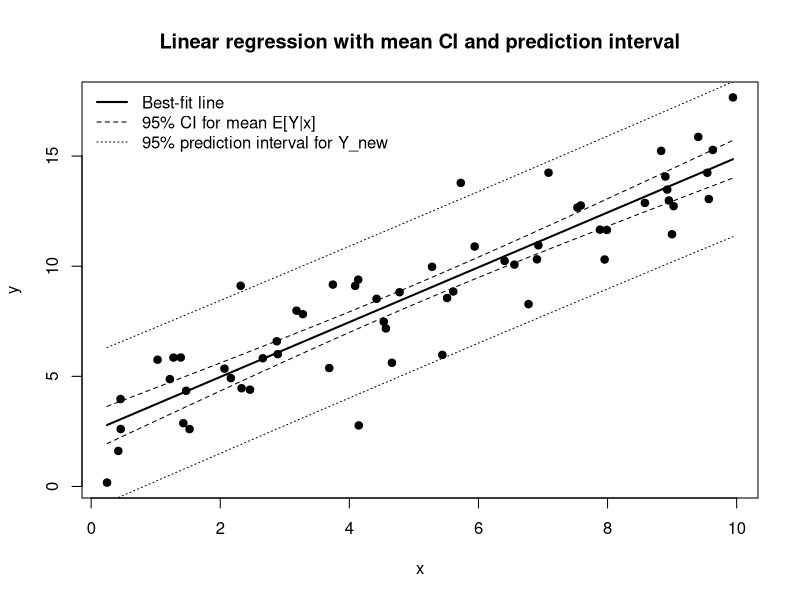

The R source for this figure:
set.seed(123)

# -----------------------
# Fake data
# -----------------------
n <- 60
x <- runif(n, 0, 10)
y <- 2 + 1.3 * x + rnorm(n, sd = 2)

# -----------------------
# Best-fit line
# -----------------------
fit <- lm(y ~ x)

# Grid of x values for smooth line/intervals
x0 <- seq(min(x), max(x), length.out = 200)
newdat <- data.frame(x = x0)

# Mean response CI: E[Y | X=x0]
ci_mean <- predict(fit, newdata = newdat, interval = "confidence", level = 0.95)

# Prediction interval: Y_new | X=x0
pi_pred <- predict(fit, newdata = newdat, interval = "prediction", level = 0.95)

# -----------------------
# Plot
# -----------------------
plot(x, y, pch = 19, main = "Linear regression with mean CI and prediction interval",
     xlab = "x", ylab = "y")

# Best-fit line
lines(x0, ci_mean[, "fit"], lwd = 2)

# Mean confidence band (dashed)
lines(x0, ci_mean[, "lwr"], lty = 2)
lines(x0, ci_mean[, "upr"], lty = 2)

# Prediction band (dotted)
lines(x0, pi_pred[, "lwr"], lty = 3)
lines(x0, pi_pred[, "upr"], lty = 3)

  legend("topleft", bty = "n",
       legend = c("Best-fit line", "95% CI for mean E[Y|x]", "95% prediction interval for Y_new"),
       lty = c(1, 2, 3), lwd = c(2, 1, 1))
